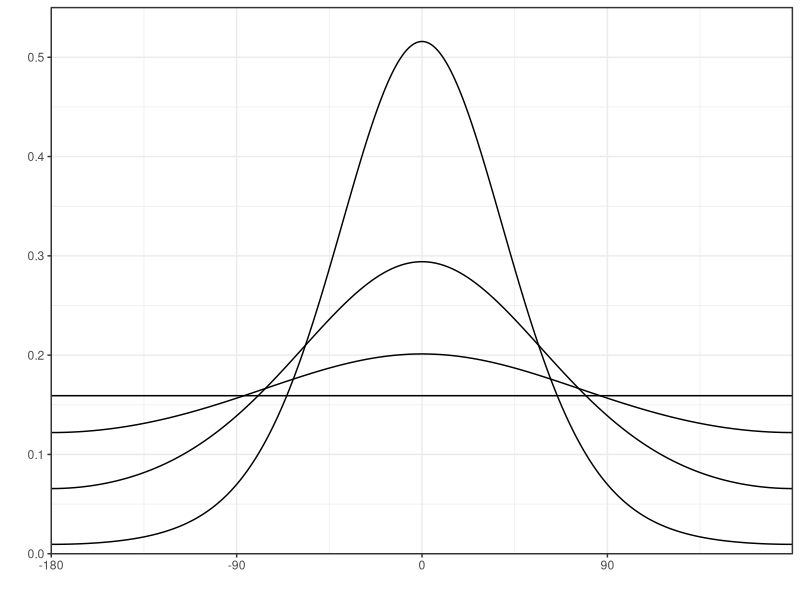
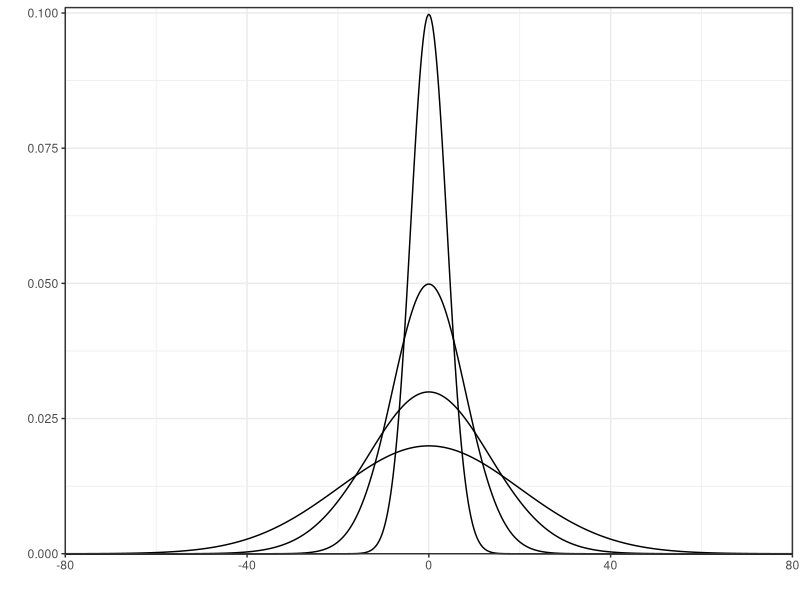

Write the R code that produced these figures, in order.

library(circular)
library(ggplot2)


##Make pretty figure of von mises distribution
x <- seq(-pi,pi,.01)
a <- as.numeric(dvonmises(x,0,2))
b <- as.numeric(dvonmises(x,0,.75))
c <- as.numeric(dvonmises(x,0,.25))
d <- as.numeric(dvonmises(x,0,0))
# e <- as.numeric(dvonmises(x,0,20))

DF <- data.frame(x,a,b,c,d)

ggplot(DF, aes(x = x, y = a)) + geom_line() + geom_line(aes(y=b)) +  geom_line(aes(y=c)) +  geom_line(aes(y=d)) + # geom_line(aes(y=e)) +
  scale_x_continuous( expand = c(0, 0), breaks = c(-pi, -pi/2, 0, pi/2, pi), labels = c("-180","-90","0","90", "180")) +
  scale_y_continuous(expand = c(0, 0), limits = c(0,.55)) +
  theme_bw() + labs(x = "", y = "") + coord_cartesian(clip = 'off')



##Make pretty figure of the step length distribution
x <- seq(-80, 80, 0.1)
a <- dnorm(x,0,10/(2+0.5))
b <- dnorm(x,0,10/(.75+0.5))
c <- dnorm(x,0,10/(.25+0.5))
d <- dnorm(x,0,10/(0+0.5))
DF <- data.frame(x,a,b,c,d)

ggplot(DF, aes(x = x, y = a)) + geom_line() + geom_line(aes(y=b)) +  geom_line(aes(y=c)) +  geom_line(aes(y=d)) + # geom_line(aes(y=e)) +
  scale_x_continuous( expand = c(0, 0), breaks = c(-80,-40,0,40,80), labels = c("-80","-40","0","40", "80")) +
  scale_y_continuous(expand = c(0, 0), limits = c(0,.101)) +
  theme_bw() + labs(x = "", y = "") + coord_cartesian(clip = 'off')
